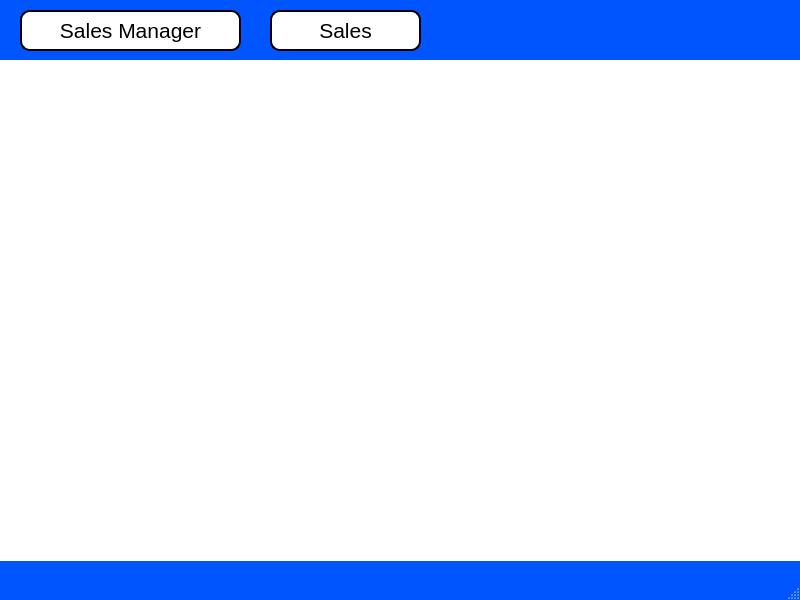
<?xml version="1.0" encoding="UTF-8"?>
<ui version="4.0">
 <class>MainWindow</class>
 <widget class="QMainWindow" name="MainWindow">
  <property name="geometry">
   <rect>
    <x>0</x>
    <y>0</y>
    <width>800</width>
    <height>600</height>
   </rect>
  </property>
  <property name="palette">
   <palette>
    <active>
     <colorrole role="WindowText">
      <brush brushstyle="SolidPattern">
       <color alpha="255">
        <red>0</red>
        <green>0</green>
        <blue>0</blue>
       </color>
      </brush>
     </colorrole>
     <colorrole role="Button">
      <brush brushstyle="SolidPattern">
       <color alpha="255">
        <red>0</red>
        <green>85</green>
        <blue>255</blue>
       </color>
      </brush>
     </colorrole>
     <colorrole role="Light">
      <brush brushstyle="SolidPattern">
       <color alpha="255">
        <red>127</red>
        <green>170</green>
        <blue>255</blue>
       </color>
      </brush>
     </colorrole>
     <colorrole role="Midlight">
      <brush brushstyle="SolidPattern">
       <color alpha="255">
        <red>63</red>
        <green>127</green>
        <blue>255</blue>
       </color>
      </brush>
     </colorrole>
     <colorrole role="Dark">
      <brush brushstyle="SolidPattern">
       <color alpha="255">
        <red>0</red>
        <green>42</green>
        <blue>127</blue>
       </color>
      </brush>
     </colorrole>
     <colorrole role="Mid">
      <brush brushstyle="SolidPattern">
       <color alpha="255">
        <red>0</red>
        <green>56</green>
        <blue>170</blue>
       </color>
      </brush>
     </colorrole>
     <colorrole role="Text">
      <brush brushstyle="SolidPattern">
       <color alpha="255">
        <red>0</red>
        <green>0</green>
        <blue>0</blue>
       </color>
      </brush>
     </colorrole>
     <colorrole role="BrightText">
      <brush brushstyle="SolidPattern">
       <color alpha="255">
        <red>255</red>
        <green>255</green>
        <blue>255</blue>
       </color>
      </brush>
     </colorrole>
     <colorrole role="ButtonText">
      <brush brushstyle="SolidPattern">
       <color alpha="255">
        <red>0</red>
        <green>0</green>
        <blue>0</blue>
       </color>
      </brush>
     </colorrole>
     <colorrole role="Base">
      <brush brushstyle="SolidPattern">
       <color alpha="255">
        <red>255</red>
        <green>255</green>
        <blue>255</blue>
       </color>
      </brush>
     </colorrole>
     <colorrole role="Window">
      <brush brushstyle="SolidPattern">
       <color alpha="255">
        <red>0</red>
        <green>85</green>
        <blue>255</blue>
       </color>
      </brush>
     </colorrole>
     <colorrole role="Shadow">
      <brush brushstyle="SolidPattern">
       <color alpha="255">
        <red>0</red>
        <green>0</green>
        <blue>0</blue>
       </color>
      </brush>
     </colorrole>
     <colorrole role="AlternateBase">
      <brush brushstyle="SolidPattern">
       <color alpha="255">
        <red>127</red>
        <green>170</green>
        <blue>255</blue>
       </color>
      </brush>
     </colorrole>
     <colorrole role="ToolTipBase">
      <brush brushstyle="SolidPattern">
       <color alpha="255">
        <red>255</red>
        <green>255</green>
        <blue>220</blue>
       </color>
      </brush>
     </colorrole>
     <colorrole role="ToolTipText">
      <brush brushstyle="SolidPattern">
       <color alpha="255">
        <red>0</red>
        <green>0</green>
        <blue>0</blue>
       </color>
      </brush>
     </colorrole>
    </active>
    <inactive>
     <colorrole role="WindowText">
      <brush brushstyle="SolidPattern">
       <color alpha="255">
        <red>0</red>
        <green>0</green>
        <blue>0</blue>
       </color>
      </brush>
     </colorrole>
     <colorrole role="Button">
      <brush brushstyle="SolidPattern">
       <color alpha="255">
        <red>0</red>
        <green>85</green>
        <blue>255</blue>
       </color>
      </brush>
     </colorrole>
     <colorrole role="Light">
      <brush brushstyle="SolidPattern">
       <color alpha="255">
        <red>127</red>
        <green>170</green>
        <blue>255</blue>
       </color>
      </brush>
     </colorrole>
     <colorrole role="Midlight">
      <brush brushstyle="SolidPattern">
       <color alpha="255">
        <red>63</red>
        <green>127</green>
        <blue>255</blue>
       </color>
      </brush>
     </colorrole>
     <colorrole role="Dark">
      <brush brushstyle="SolidPattern">
       <color alpha="255">
        <red>0</red>
        <green>42</green>
        <blue>127</blue>
       </color>
      </brush>
     </colorrole>
     <colorrole role="Mid">
      <brush brushstyle="SolidPattern">
       <color alpha="255">
        <red>0</red>
        <green>56</green>
        <blue>170</blue>
       </color>
      </brush>
     </colorrole>
     <colorrole role="Text">
      <brush brushstyle="SolidPattern">
       <color alpha="255">
        <red>0</red>
        <green>0</green>
        <blue>0</blue>
       </color>
      </brush>
     </colorrole>
     <colorrole role="BrightText">
      <brush brushstyle="SolidPattern">
       <color alpha="255">
        <red>255</red>
        <green>255</green>
        <blue>255</blue>
       </color>
      </brush>
     </colorrole>
     <colorrole role="ButtonText">
      <brush brushstyle="SolidPattern">
       <color alpha="255">
        <red>0</red>
        <green>0</green>
        <blue>0</blue>
       </color>
      </brush>
     </colorrole>
     <colorrole role="Base">
      <brush brushstyle="SolidPattern">
       <color alpha="255">
        <red>255</red>
        <green>255</green>
        <blue>255</blue>
       </color>
      </brush>
     </colorrole>
     <colorrole role="Window">
      <brush brushstyle="SolidPattern">
       <color alpha="255">
        <red>0</red>
        <green>85</green>
        <blue>255</blue>
       </color>
      </brush>
     </colorrole>
     <colorrole role="Shadow">
      <brush brushstyle="SolidPattern">
       <color alpha="255">
        <red>0</red>
        <green>0</green>
        <blue>0</blue>
       </color>
      </brush>
     </colorrole>
     <colorrole role="AlternateBase">
      <brush brushstyle="SolidPattern">
       <color alpha="255">
        <red>127</red>
        <green>170</green>
        <blue>255</blue>
       </color>
      </brush>
     </colorrole>
     <colorrole role="ToolTipBase">
      <brush brushstyle="SolidPattern">
       <color alpha="255">
        <red>255</red>
        <green>255</green>
        <blue>220</blue>
       </color>
      </brush>
     </colorrole>
     <colorrole role="ToolTipText">
      <brush brushstyle="SolidPattern">
       <color alpha="255">
        <red>0</red>
        <green>0</green>
        <blue>0</blue>
       </color>
      </brush>
     </colorrole>
    </inactive>
    <disabled>
     <colorrole role="WindowText">
      <brush brushstyle="SolidPattern">
       <color alpha="255">
        <red>0</red>
        <green>42</green>
        <blue>127</blue>
       </color>
      </brush>
     </colorrole>
     <colorrole role="Button">
      <brush brushstyle="SolidPattern">
       <color alpha="255">
        <red>0</red>
        <green>85</green>
        <blue>255</blue>
       </color>
      </brush>
     </colorrole>
     <colorrole role="Light">
      <brush brushstyle="SolidPattern">
       <color alpha="255">
        <red>127</red>
        <green>170</green>
        <blue>255</blue>
       </color>
      </brush>
     </colorrole>
     <colorrole role="Midlight">
      <brush brushstyle="SolidPattern">
       <color alpha="255">
        <red>63</red>
        <green>127</green>
        <blue>255</blue>
       </color>
      </brush>
     </colorrole>
     <colorrole role="Dark">
      <brush brushstyle="SolidPattern">
       <color alpha="255">
        <red>0</red>
        <green>42</green>
        <blue>127</blue>
       </color>
      </brush>
     </colorrole>
     <colorrole role="Mid">
      <brush brushstyle="SolidPattern">
       <color alpha="255">
        <red>0</red>
        <green>56</green>
        <blue>170</blue>
       </color>
      </brush>
     </colorrole>
     <colorrole role="Text">
      <brush brushstyle="SolidPattern">
       <color alpha="255">
        <red>0</red>
        <green>42</green>
        <blue>127</blue>
       </color>
      </brush>
     </colorrole>
     <colorrole role="BrightText">
      <brush brushstyle="SolidPattern">
       <color alpha="255">
        <red>255</red>
        <green>255</green>
        <blue>255</blue>
       </color>
      </brush>
     </colorrole>
     <colorrole role="ButtonText">
      <brush brushstyle="SolidPattern">
       <color alpha="255">
        <red>0</red>
        <green>42</green>
        <blue>127</blue>
       </color>
      </brush>
     </colorrole>
     <colorrole role="Base">
      <brush brushstyle="SolidPattern">
       <color alpha="255">
        <red>0</red>
        <green>85</green>
        <blue>255</blue>
       </color>
      </brush>
     </colorrole>
     <colorrole role="Window">
      <brush brushstyle="SolidPattern">
       <color alpha="255">
        <red>0</red>
        <green>85</green>
        <blue>255</blue>
       </color>
      </brush>
     </colorrole>
     <colorrole role="Shadow">
      <brush brushstyle="SolidPattern">
       <color alpha="255">
        <red>0</red>
        <green>0</green>
        <blue>0</blue>
       </color>
      </brush>
     </colorrole>
     <colorrole role="AlternateBase">
      <brush brushstyle="SolidPattern">
       <color alpha="255">
        <red>0</red>
        <green>85</green>
        <blue>255</blue>
       </color>
      </brush>
     </colorrole>
     <colorrole role="ToolTipBase">
      <brush brushstyle="SolidPattern">
       <color alpha="255">
        <red>255</red>
        <green>255</green>
        <blue>220</blue>
       </color>
      </brush>
     </colorrole>
     <colorrole role="ToolTipText">
      <brush brushstyle="SolidPattern">
       <color alpha="255">
        <red>0</red>
        <green>0</green>
        <blue>0</blue>
       </color>
      </brush>
     </colorrole>
    </disabled>
   </palette>
  </property>
  <property name="windowTitle">
   <string>MainWindow</string>
  </property>
  <widget class="QWidget" name="centralwidget">
   <widget class="QLabel" name="label">
    <property name="geometry">
     <rect>
      <x>0</x>
      <y>60</y>
      <width>801</width>
      <height>501</height>
     </rect>
    </property>
    <property name="styleSheet">
     <string notr="true">background-image: url('C:/source/pythonQSG/PyQt6 Apps/images/sales.png');
background-repeat: no-repeat;
background-position: center;
background-attachment: fixed;
background-color: white; /* Fallback color */</string>
    </property>
    <property name="text">
     <string/>
    </property>
   </widget>
   <widget class="QPushButton" name="Sales_mgr_Button">
    <property name="geometry">
     <rect>
      <x>20</x>
      <y>10</y>
      <width>221</width>
      <height>41</height>
     </rect>
    </property>
    <property name="font">
     <font>
      <pointsize>16</pointsize>
     </font>
    </property>
    <property name="styleSheet">
     <string notr="true">QPushButton{background-color: white;
border: 2px solid black;
border-radius: 10px;}
QPushButton:hover{background-color:rgb(85, 255, 255);
border: 2px solidrgb(85, 255, 255);
}</string>
    </property>
    <property name="text">
     <string>Sales Manager</string>
    </property>
    <property name="autoDefault">
     <bool>false</bool>
    </property>
   </widget>
   <widget class="QPushButton" name="Sales_Button">
    <property name="geometry">
     <rect>
      <x>270</x>
      <y>10</y>
      <width>151</width>
      <height>41</height>
     </rect>
    </property>
    <property name="font">
     <font>
      <pointsize>16</pointsize>
     </font>
    </property>
    <property name="styleSheet">
     <string notr="true">QPushButton{background-color: white;
border: 2px solid black;
border-radius: 10px;}
QPushButton:hover{background-color:rgb(85, 255, 255);
border: 2px solidrgb(85, 255, 255);
}</string>
    </property>
    <property name="text">
     <string>Sales</string>
    </property>
    <property name="autoDefault">
     <bool>false</bool>
    </property>
   </widget>
  </widget>
  <widget class="QMenuBar" name="menubar">
   <property name="geometry">
    <rect>
     <x>0</x>
     <y>0</y>
     <width>800</width>
     <height>21</height>
    </rect>
   </property>
  </widget>
  <widget class="QStatusBar" name="statusbar"/>
 </widget>
 <resources/>
 <connections/>
</ui>
